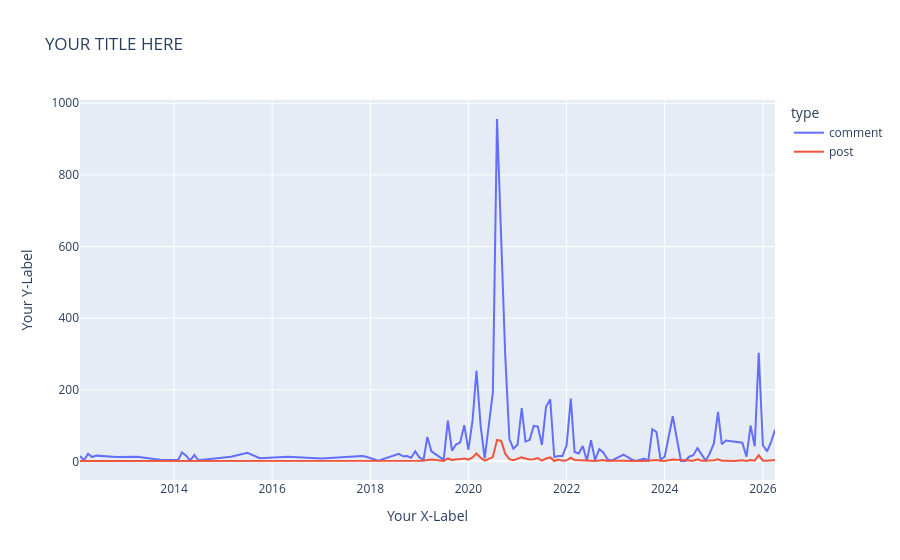

This figure's notebook cell:
### Markdown cell above
> 👉 **Note:** *These are all qualitative color swatches. This is good for variables that are categories.*

We can use these swatches in our charts by setting the value:  
`color_discrete_sequence=px.colors.qualitative.G10`

The value after the last dot is the swatch. In this case `G10`.

Modify the chart below to add your own color swatch.

### Code cell
fig_modified = px.line(
    interval_counts,
    x="interval",
    y="count",
    color="type",
    title="YOUR TITLE HERE",
    labels={"count": "Your Y-Label", "interval": "Your X-Label"},
    #Add color swatch here 
)

fig_modified.show()
